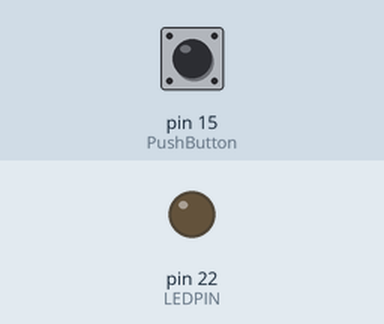
A sketch run on a simulated Arduino Mega 2560, built with avr-gcc and run on an emulated ATmega2560. On the bench: output pins drawn as LEDs (lit = HIGH). The test bench sets the inputs (shaded band); at power-on: pin 15 (PushButton) LOW.

Above: at 1.2 s.
1.3 s: pin 15 (PushButton) pulled HIGH for 0.15 s
At 1.37 s:
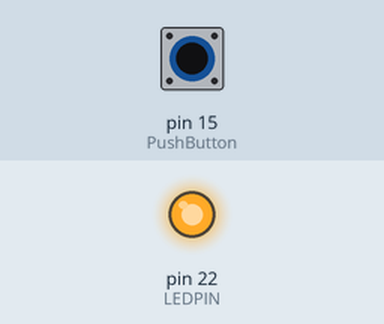
2.9 s: pin 15 (PushButton) pulled HIGH for 3.2 s
At 7.5 s:
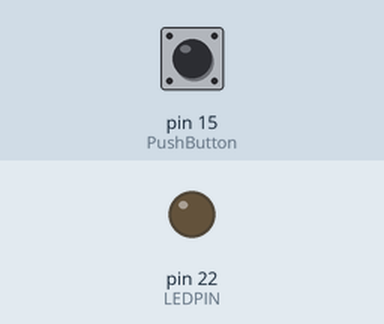
Timing chart, 0 to 9.0 s (numbered marks = the images above; inputs shaded):
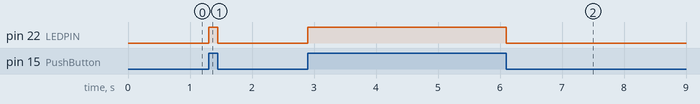

Measured:
- after the input at 1.3 s, pin 22 (LEDPIN): LOW → HIGH at once, → LOW 0.15 s later
- after the input at 2.9 s, pin 22 (LEDPIN): LOW → HIGH at once, → LOW 3.2 s later

The sketch:

practica2eje_1.ino
```cpp
const int LEDPIN = 22;
const int PushButton = 15;
void setup()
{

pinMode(LEDPIN, OUTPUT);
pinMode(PushButton, INPUT);
}
void loop()
{
int Push_button_state = digitalRead(PushButton);

if ( Push_button_state == HIGH )
{
digitalWrite(LEDPIN, HIGH);
}
else
{
digitalWrite(LEDPIN, LOW);
}
}
```
